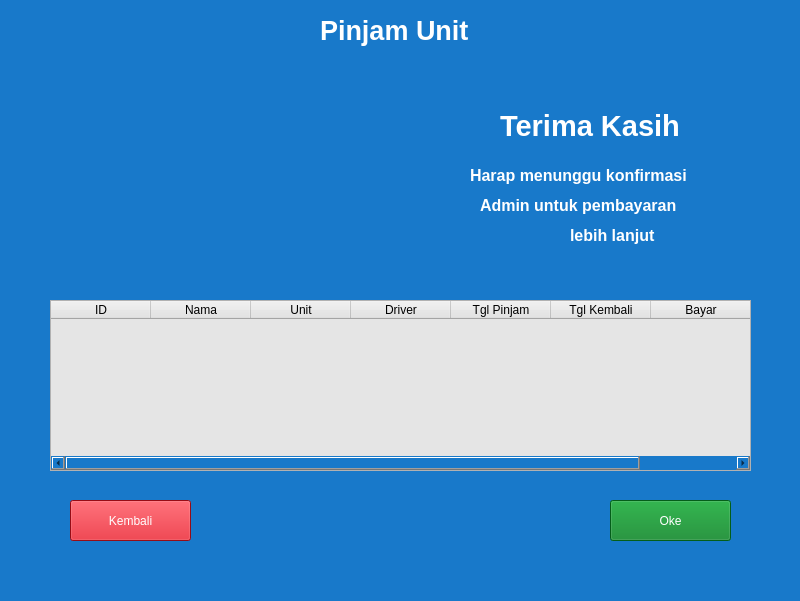
<?xml version="1.0" encoding="UTF-8"?>
<ui version="4.0">
 <class>MainWindow</class>
 <widget class="QMainWindow" name="MainWindow">
  <property name="geometry">
   <rect>
    <x>0</x>
    <y>0</y>
    <width>800</width>
    <height>601</height>
   </rect>
  </property>
  <property name="windowTitle">
   <string>MainWindow</string>
  </property>
  <property name="styleSheet">
   <string notr="true">background-color: rgb(24, 121, 202);</string>
  </property>
  <widget class="QWidget" name="centralwidget">
   <widget class="QLabel" name="label_8">
    <property name="geometry">
     <rect>
      <x>320</x>
      <y>10</y>
      <width>201</width>
      <height>41</height>
     </rect>
    </property>
    <property name="font">
     <font>
      <pointsize>20</pointsize>
      <weight>75</weight>
      <bold>true</bold>
     </font>
    </property>
    <property name="styleSheet">
     <string notr="true">color: rgb(255, 255, 255);</string>
    </property>
    <property name="text">
     <string>Pinjam Unit</string>
    </property>
   </widget>
   <widget class="QLabel" name="label_9">
    <property name="geometry">
     <rect>
      <x>500</x>
      <y>110</y>
      <width>241</width>
      <height>31</height>
     </rect>
    </property>
    <property name="font">
     <font>
      <pointsize>22</pointsize>
      <weight>75</weight>
      <bold>true</bold>
     </font>
    </property>
    <property name="styleSheet">
     <string notr="true">color: rgb(255, 255, 255);</string>
    </property>
    <property name="text">
     <string>Terima Kasih</string>
    </property>
   </widget>
   <widget class="QLabel" name="label_10">
    <property name="geometry">
     <rect>
      <x>470</x>
      <y>160</y>
      <width>291</width>
      <height>31</height>
     </rect>
    </property>
    <property name="font">
     <font>
      <pointsize>12</pointsize>
      <weight>75</weight>
      <bold>true</bold>
     </font>
    </property>
    <property name="styleSheet">
     <string notr="true">color: rgb(255, 255, 255);</string>
    </property>
    <property name="text">
     <string>Harap menunggu konfirmasi</string>
    </property>
   </widget>
   <widget class="QLabel" name="label_11">
    <property name="geometry">
     <rect>
      <x>50</x>
      <y>70</y>
      <width>421</width>
      <height>211</height>
     </rect>
    </property>
    <property name="font">
     <font>
      <pointsize>20</pointsize>
      <weight>75</weight>
      <bold>true</bold>
     </font>
    </property>
    <property name="styleSheet">
     <string notr="true">color: rgb(255, 255, 255);</string>
    </property>
    <property name="text">
     <string/>
    </property>
    <property name="pixmap">
     <pixmap>../../../Downloads/th (5).jpeg</pixmap>
    </property>
   </widget>
   <widget class="QLabel" name="label_12">
    <property name="geometry">
     <rect>
      <x>480</x>
      <y>190</y>
      <width>271</width>
      <height>31</height>
     </rect>
    </property>
    <property name="font">
     <font>
      <pointsize>12</pointsize>
      <weight>75</weight>
      <bold>true</bold>
     </font>
    </property>
    <property name="styleSheet">
     <string notr="true">color: rgb(255, 255, 255);</string>
    </property>
    <property name="text">
     <string>Admin untuk pembayaran </string>
    </property>
   </widget>
   <widget class="QPushButton" name="pushButton_2">
    <property name="geometry">
     <rect>
      <x>70</x>
      <y>500</y>
      <width>121</width>
      <height>41</height>
     </rect>
    </property>
    <property name="font">
     <font>
      <pointsize>9</pointsize>
     </font>
    </property>
    <property name="styleSheet">
     <string notr="true">color: rgb(255, 255, 255);
background-color: rgb(212, 17, 30);</string>
    </property>
    <property name="text">
     <string>Kembali</string>
    </property>
   </widget>
   <widget class="QPushButton" name="pushButton">
    <property name="geometry">
     <rect>
      <x>610</x>
      <y>500</y>
      <width>121</width>
      <height>41</height>
     </rect>
    </property>
    <property name="font">
     <font>
      <pointsize>9</pointsize>
     </font>
    </property>
    <property name="styleSheet">
     <string notr="true">background-color: rgb(6, 131, 35);
color: rgb(255, 255, 255);</string>
    </property>
    <property name="text">
     <string>Oke</string>
    </property>
   </widget>
   <widget class="QLabel" name="label">
    <property name="geometry">
     <rect>
      <x>570</x>
      <y>220</y>
      <width>121</width>
      <height>31</height>
     </rect>
    </property>
    <property name="font">
     <font>
      <pointsize>12</pointsize>
      <weight>75</weight>
      <bold>true</bold>
     </font>
    </property>
    <property name="styleSheet">
     <string notr="true">color: rgb(255, 255, 255);</string>
    </property>
    <property name="text">
     <string>lebih lanjut</string>
    </property>
   </widget>
   <widget class="QTableWidget" name="tableWidget">
    <property name="geometry">
     <rect>
      <x>50</x>
      <y>300</y>
      <width>701</width>
      <height>171</height>
     </rect>
    </property>
    <property name="styleSheet">
     <string notr="true">background-color: rgb(229, 229, 229);</string>
    </property>
    <column>
     <property name="text">
      <string>ID</string>
     </property>
    </column>
    <column>
     <property name="text">
      <string>Nama</string>
     </property>
    </column>
    <column>
     <property name="text">
      <string>Unit</string>
     </property>
    </column>
    <column>
     <property name="text">
      <string>Driver</string>
     </property>
    </column>
    <column>
     <property name="text">
      <string>Tgl Pinjam</string>
     </property>
    </column>
    <column>
     <property name="text">
      <string>Tgl Kembali</string>
     </property>
    </column>
    <column>
     <property name="text">
      <string>Bayar</string>
     </property>
    </column>
   </widget>
  </widget>
  <widget class="QMenuBar" name="menubar">
   <property name="geometry">
    <rect>
     <x>0</x>
     <y>0</y>
     <width>800</width>
     <height>26</height>
    </rect>
   </property>
  </widget>
  <widget class="QStatusBar" name="statusbar"/>
 </widget>
 <resources/>
 <connections/>
</ui>
